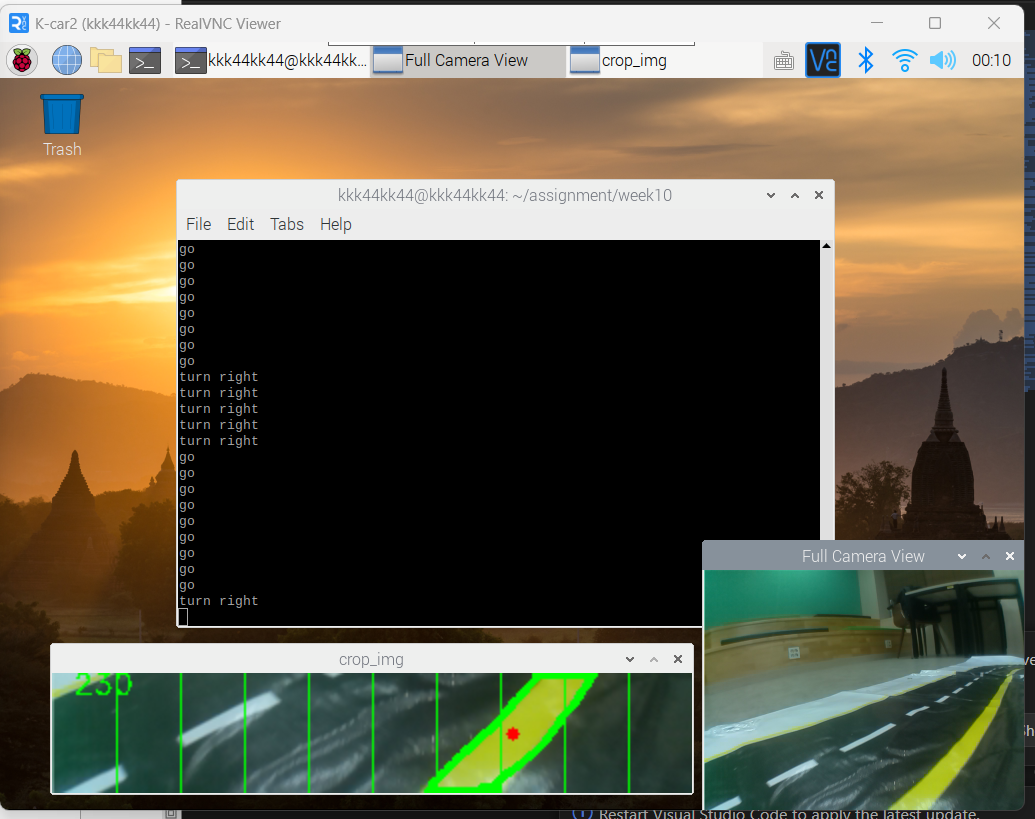
#> input picture assignment/week10/2021161074_심기철_제어화면.png, 1035 x 819 px
$ python -i final_drive.py   (imports and definitions only)
#> lines starting #> are read from the running program, lines starting #| are printed output that depends on the picture; after the words box and inside, x2 and y2 are one past the last pixel; in counts of white or black regions, pixels touching at a corner belong together
#> further down, picture is the input picture: shape (819, 1035, 3); mean B, G, R 76.1, 95.5, 103.1
import cv2 as cv
import numpy as np
import threading, time
import SDcar
import sys

speed = 60
epsilon = 0.0001

# [38 lines left out: functions func_thread, key_cmd, not called in this run]

def detect_maskY_HSV(frame):
    crop_hsv = cv.cvtColor(frame, cv.COLOR_BGR2HSV)
#> crop_hsv: shape (819, 1035, 3); mean H, S, V 24.5, 72.7, 111
    crop_hsv = cv.GaussianBlur(crop_hsv, (5,5), cv.BORDER_DEFAULT)
#> crop_hsv: shape (819, 1035, 3); mean H, S, V 24.5, 72.7, 111
    mask_Y = cv.inRange(crop_hsv, (20, 50, 50), (40, 255, 255))
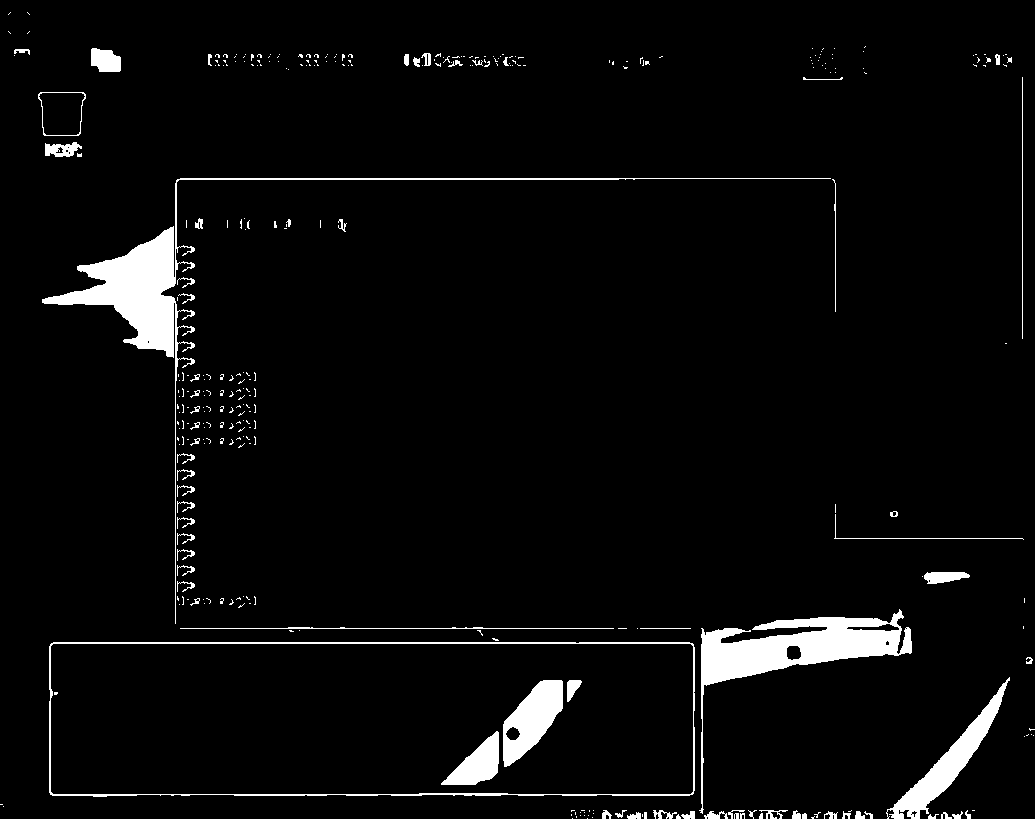
#> mask_Y: shape (819, 1035); 4.2% white; 344 white regions (272 under 20 px), largest, box (x1, y1, x2, y2) and area: (42, 178, 831, 624) 9298, (699, 609, 912, 814) 8420, (886, 677, 1010, 819) 3342
    return mask_Y

# [103 lines left out: functions detect_maskY_BGR, line_tracing, show_grid, main, not called in this run]

# [23 lines not run here, left out]

>>> import cv2
>>> picture = cv2.imread('2021161074_심기철_제어화면.png')
>>> result = detect_maskY_HSV(picture)
